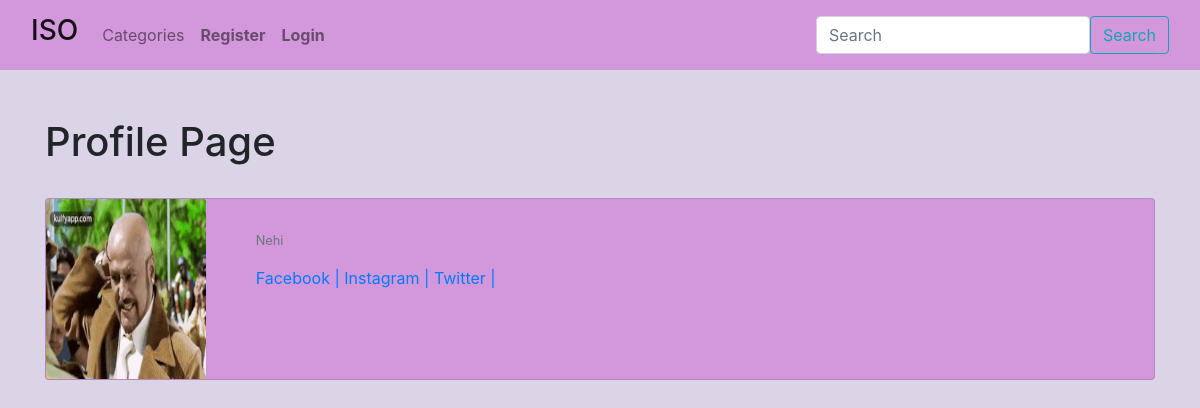
The app's page /members7/profile with its own data.
### ISO_Blog/models.py (models this page shows, shortened)
class Profile(models.Model):
    user = models.OneToOneField(User, null=True, on_delete=models.CASCADE)
    bio = models.TextField()
    profile_pic = models.ImageField(null=True, blank=True, upload_to="images/")
    fb_url =models.CharField(max_length=255, )

### members/views.py (the view)
# urls.py: path("<int:pk>/profile", ShowProfilePageView.as_view(), name='show_profile_page'),
class ShowProfilePageView(DetailView):
    model = Profile
    template_name = 'registration/user_profile.html'
    def get_context_data(self, *args, **kwargs):
        users = Profile.objects.all()
        context = super(ShowProfilePageView, self).get_context_data(*args, **kwargs)
        page_user = get_object_or_404 (Profile, id=self.kwargs['pk'])
        context["page_user"] = page_user
        return context

### members/templates/registration/user_profile.html (shortened to what this page needs)
{% extends 'base.html' %}
{% block content %}
<h1> Profile Page </h1>
<br>
<div class="card mb-3" style="background-color: #D298DB;">
    <div class="row g-0">
      <div class="col-md-2">
          <img src="{{  page_user.profile_pic.url }}"
          class="card-img" width="200" height="180" alt="Profile Picture">
      </div>
      <div class="col-md-10">
        <div class="card-body">
          <p class="small text-muted">
            {{  page_user.bio }}
          </p>
          <p class="card-text">
            <a href="{{  page_user.fb_url }}"> Facebook |</a>
            <a href="{{  page_user.fb_url }}"> Instagram |</a>
            <a href="{{  page_user.fb_url }}"> Twitter |</a>
          </p>
        </div>
      </div>
    </div>
  </div>
{% endblock %}

### records on screen
Profile: profile_pic (picture), bio "Nehi"
